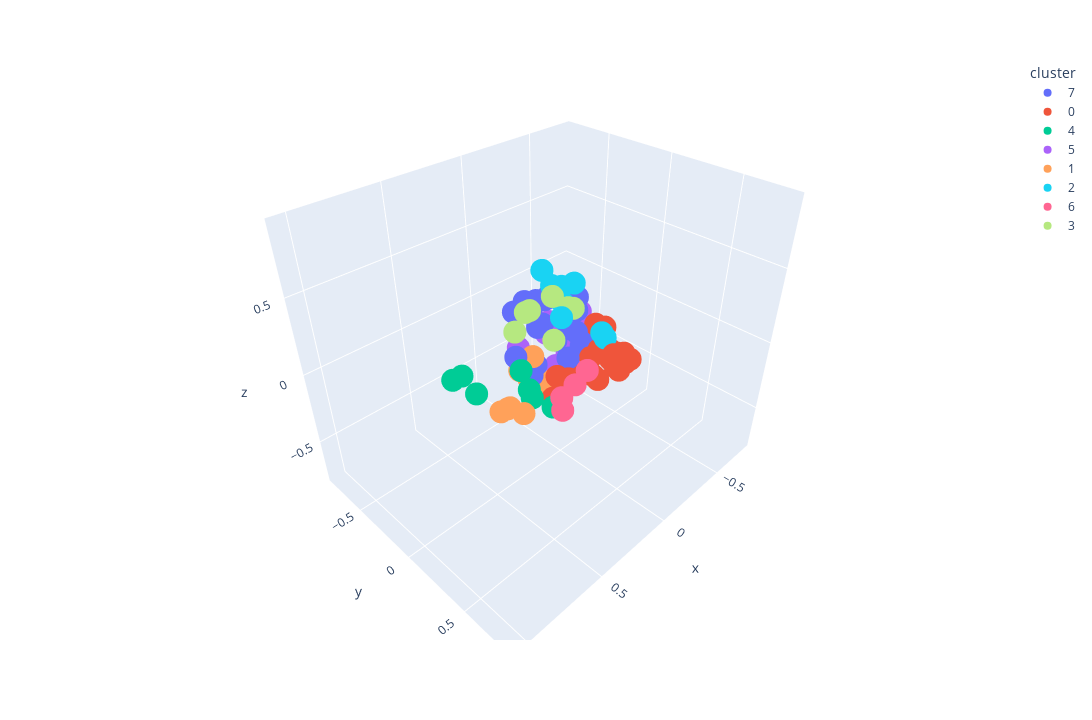

Notebook source saved alongside this figure:
### Markdown cell above
### Visualizing Tags

### Code cell
visualize_pca(model, sample_df, "tokenize_tag", 8)

### Figure 1 — Plotly figure (JSON) as saved in the notebook; plotly's stock layout.template omitted (floating-point values rounded to 4 significant figures)
{"data": [{"hovertemplate": "<b>%{hovertext}</b>", "hovertext": ["Baldur's Gate 3", "Warframe", "DAVE THE DIVER", "Yu-Gi-Oh! Master Duel", "The Sims™ 4", "Red Dead Redemption 2", "Hogwarts Legacy", "Starfield", "Stardew Valley", "Sengoku Dynasty", "Sea of Thieves 2023 Edition", "Path of Exile", "Dead Cells", "Ratchet & Clank: Rift Apart", "Vampire Survivors", "Darkest Dungeon® II", "Graveyard Keeper", "The Elder Scrolls V: Skyrim Special Edition", "It Takes Two", "The Binding of Isaac: Rebirth", "DRAGON BALL Z: KAKAROT", "BOOK OF HOURS", "BlazBlue Entropy Effect", "Marvel’s Spider-Man Remastered"], "legendgroup": "7", "marker": {"color": "#636efa", "symbol": "circle"}, "mode": "markers", "name": "7", "scene": "scene", "showlegend": true, "type": "scatter3d", "x": [-0.0346, -0.1777, 0.02752, -0.03039, 0.1721, -0.09497, -0.02677, -0.07679, 0.2103, 0.08569, -0.02749, -0.1823, -0.2544, -0.2432, -0.2621, -0.2275, 0.129, 0.007174, -0.1329, -0.1925, -0.1408, 1.859e-05, -0.1169, -0.1724], "y": [-0.1938, -0.07314, -0.1834, 0.07819, -0.06557, -0.1609, -0.2874, -0.318, -0.1595, -0.3267, 0.01849, -0.09929, -0.1876, -0.06514, -0.04258, -0.1264, -0.08068, -0.3239, 0.02452, -0.3319, 0.07495, -0.1735, -0.157, -0.02212], "z": [0.2322, 0.2326, 0.0736, 0.1302, -0.1359, -0.07395, 0.1581, 0.1557, -0.02986, 0.1484, -0.08197, 0.149, -0.07154, -0.06159, -0.1007, 0.09451, -0.0925, 0.1855, -0.05648, 0.1346, 0.04817, 0.0883, -0.02315, -0.09051]}, {"hovertemplate": "<b>%{hovertext}</b>", "hovertext": ["Counter-Strike: Global Offensive", "Apex Legends™", "Call of Duty®", "PUBG: BATTLEGROUNDS", "NARAKA: BLADEPOINT", "Grand Theft Auto V", "Tom Clancy's Rainbow Six® Siege", "Team Fortress 2", "BattleBit Remastered", "Street Fighter™ 6", "Destiny 2", "PAYDAY 2", "Hunt: Showdown", "Ready or Not", "ARMORED CORE™ VI FIRES OF RUBICON™", "Microsoft Flight Simulator 40th Anniversary Edition", "Call of Duty®: Black Ops III", "Deep Rock Galactic", "World of Tanks Blitz", "SCP: 5K", "theHunter: Call of the Wild™", "DayZ", "Six Days in Fallujah", "Brawlhalla"], "legendgroup": "0", "marker": {"color": "#EF553B", "symbol": "circle"}, "mode": "markers", "name": "0", "scene": "scene", "showlegend": true, "type": "scatter3d", "x": [-0.08997, -0.1914, -0.1821, -0.2096, -0.1416, 0.06689, -0.08289, -0.2017, -0.1001, -0.1251, -0.1545, -0.2059, -0.125, -0.1238, 0.1356, 0.1613, -0.2446, -0.07113, -0.0712, -0.2873, -0.02871, -0.1665, -0.09945, -0.1715], "y": [0.3307, 0.3513, 0.2642, 0.2462, 0.1891, 0.03008, 0.356, 0.2921, 0.31, 0.1684, 0.1053, 0.2595, 0.1057, 0.2623, 0.1958, 0.1022, 0.2717, 0.1864, 0.3314, 0.2365, 0.06996, 0.1334, 0.2769, 0.2202], "z": [-0.01436, -0.01813, -0.01316, -0.1232, 0.1578, -0.157, -0.006396, -0.008972, 0.03302, -0.003657, 0.1332, -0.1527, -0.08922, -0.02351, -0.04597, -0.2223, -0.1136, -0.1519, 0.07219, -0.1295, -0.1857, -0.2662, 0.04461, -0.007315]}, {"hovertemplate": "<b>%{hovertext}</b>", "hovertext": ["Forza Horizon 5", "War Thunder", "Forza Horizon 4", "Euro Truck Simulator 2", "American Truck Simulator", "F1® 23", "BeamNG.drive"], "legendgroup": "4", "marker": {"color": "#00cc96", "symbol": "circle"}, "mode": "markers", "name": "4", "scene": "scene", "showlegend": true, "type": "scatter3d", "x": [0.2239, 0.4301, 0.2589, 0.5429, 0.599, 0.2242, 0.5028], "y": [-0.02917, 0.1568, 0.03751, -0.2045, -0.208, 0.1725, -0.1396], "z": [-0.1933, 0.1641, -0.1955, 0.006519, 0.009121, -0.2091, -0.1098]}, {"hovertemplate": "<b>%{hovertext}</b>", "hovertext": ["Remnant II", "Cyberpunk 2077", "Dead by Daylight", "Phasmophobia", "ELDEN RING", "Sons Of The Forest", "The Texas Chain Saw Massacre", "Fallout 76", "Metro Exodus", "The Outlast Trials", "Escape the Backrooms", "Contraband Police", "Resident Evil 4", "Dying Light"], "legendgroup": "5", "marker": {"color": "#ab63fa", "symbol": "circle"}, "mode": "markers", "name": "5", "scene": "scene", "showlegend": true, "type": "scatter3d", "x": [-0.3237, -0.02042, -0.2391, -0.1683, -0.2379, -0.1197, -0.2191, -0.09889, -0.1964, -0.2253, -0.2712, 0.1258, -0.311, -0.1102], "y": [-0.1934, -0.2257, -0.1365, -0.1381, -0.3579, -0.1863, -0.1024, -0.2298, -0.08519, -0.2017, -0.2511, -0.2402, -0.01855, -0.2657], "z": [0.009326, 0.05346, -0.2222, -0.2109, 0.08727, -0.2948, -0.03747, 0.03133, -0.2027, -0.1396, -0.1596, -0.04803, -0.1499, -0.07754]}, {"hovertemplate": "<b>%{hovertext}</b>", "hovertext": ["Rust", "Project Zomboid", "Raft", "Farming Simulator 22", "Cities: Skylines", "RimWorld", "Terraria", "ARK: Survival Evolved", "Don't Starve Together", "Planet Zoo", "Garry's Mod", "Valheim"], "legendgroup": "1", "marker": {"color": "#FFA15A", "symbol": "circle"}, "mode": "markers", "name": "1", "scene": "scene", "showlegend": true, "type": "scatter3d", "x": [0.05591, -0.005969, 0.1388, 0.3928, 0.3471, 0.4147, 0.04121, 0.1364, 0.06239, 0.4254, 0.139, 0.1002], "y": [-0.03551, -0.07334, -0.1325, 0.007733, 0.06977, 0.01595, -0.1411, -0.2194, -0.126, -0.0321, -0.09646, -0.247], "z": [-0.2399, -0.3212, -0.2205, -0.1984, -0.236, -0.187, -0.324, -0.2021, -0.2688, -0.2303, -0.03414, -0.1382]}, {"hovertemplate": "<b>%{hovertext}</b>", "hovertext": ["Dota 2", "FINAL FANTASY XIV Online", "The Elder Scrolls® Online", "World of Warships", "Wayfinder", "Eternal Return", "New World", "Guild Wars 2"], "legendgroup": "2", "marker": {"color": "#19d3f3", "symbol": "circle"}, "mode": "markers", "name": "2", "scene": "scene", "showlegend": true, "type": "scatter3d", "x": [0.04977, -0.01056, -0.0558, 0.1543, -0.1128, -0.08254, -0.03973, -0.02774], "y": [0.3475, -0.1881, -0.1583, 0.154, -0.03574, 0.2511, -0.06061, -0.03545], "z": [0.2913, 0.4403, 0.3324, 0.3541, 0.3714, 0.1425, 0.3734, 0.2813]}, {"hovertemplate": "<b>%{hovertext}</b>", "hovertext": ["EA SPORTS™ FIFA 23", "Football Manager 2023", "Madden NFL 24", "EA SPORTS FC™ 24"], "legendgroup": "6", "marker": {"color": "#FF6692", "symbol": "circle"}, "mode": "markers", "name": "6", "scene": "scene", "showlegend": true, "type": "scatter3d", "x": [0.3405, 0.3353, 0.2007, 0.1549], "y": [0.3661, 0.3693, 0.3169, 0.3577], "z": [0.04212, -0.04592, 0.01531, 0.1077]}, {"hovertemplate": "<b>%{hovertext}</b>", "hovertext": ["Hearts of Iron IV", "Total War: WARHAMMER III", "Mount & Blade II: Bannerlord", "Stellaris", "Crusader Kings III", "Shadow Gambit: The Cursed Crew", "Sid Meier’s Civilization® VI"], "legendgroup": "3", "marker": {"color": "#B6E880", "symbol": "circle"}, "mode": "markers", "name": "3", "scene": "scene", "showlegend": true, "type": "scatter3d", "x": [0.3094, 0.04873, 0.08637, 0.245, 0.2235, 0.03357, 0.004894], "y": [0.08504, -0.03499, 0.02209, -0.118, -0.05198, 0.07296, 0.08429], "z": [0.4446, 0.3588, 0.1097, 0.1841, 0.3318, 0.3237, 0.3103]}], "layout": {"height": 720, "legend": {"title": {"text": "cluster"}, "tracegroupgap": 0}, "margin": {"t": 60}, "scene": {"domain": {"x": [0, 1], "y": [0, 1]}, "xaxis": {"range": [-0.8237, 1.099], "title": {"text": "x"}}, "yaxis": {"range": [-0.8579, 0.8693], "title": {"text": "y"}}, "zaxis": {"range": [-0.824, 0.9446], "title": {"text": "z"}}}, "width": 1280}}
